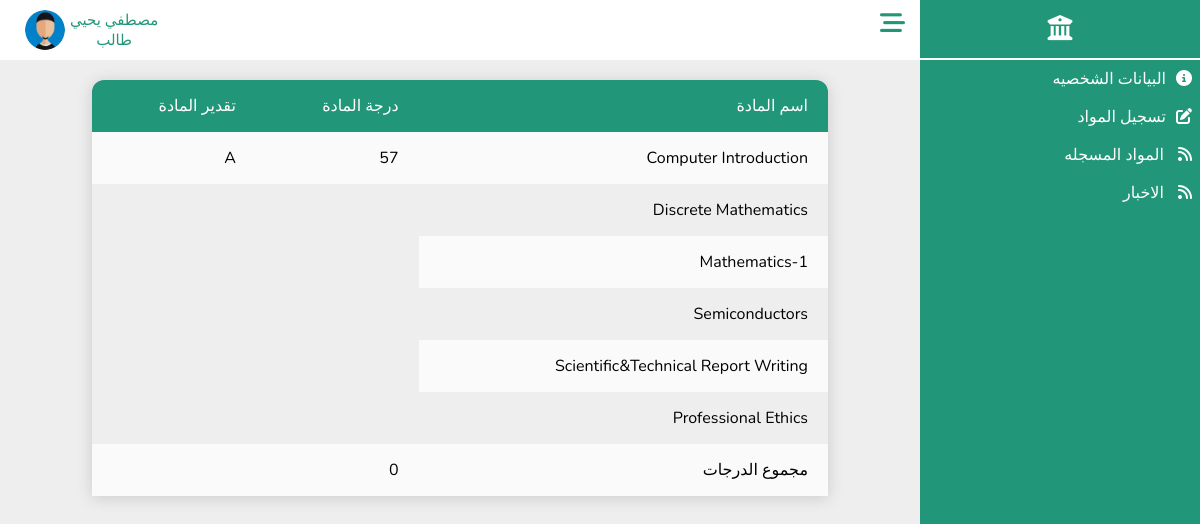
The page /Students/subject_registration.php (signed in) on the database as committed earlier.
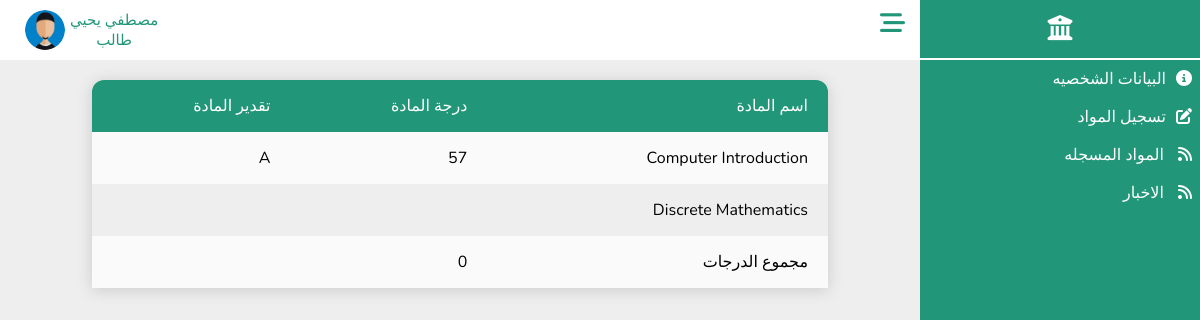
The same page on the database as committed later.
### tables this page shows
CREATE TABLE `course_registration` (
  `ID` int(11) NOT NULL,
  `Student_ID` int(11) NOT NULL,
  `Subject_Name` varchar(100) NOT NULL,
  `Registration` tinyint(1) NOT NULL,
  `Subject_Status` double NOT NULL
);

CREATE TABLE `subject_marks` (
  `ID` int(11) NOT NULL,
  `Student_ID` int(11) NOT NULL,
  `Subject_Name` varchar(100) NOT NULL,
  `Subject_Marks` double DEFAULT NULL,
  `Subject_Midterm` double DEFAULT NULL,
  `Subject_Quiz` double DEFAULT NULL,
  `Subject_Attendance` double DEFAULT NULL,
  `Total_Marks` double DEFAULT NULL
);

### Students/subject_registration.php (the view, shortened to what this page needs)
<?php
include_once("../DataBase/database.php");
 $ID = $_SESSION['student_id'];
 $data1=$con->query("SELECT * FROM `course_registration` WHERE Student_ID='$ID'
 AND Registration=1");
 $data1=$data1->fetchAll(PDO::FETCH_ASSOC);
 $data2=$con->query("SELECT * FROM `subject_marks` WHERE Student_ID='$ID'");
 $data2=$data2->fetchAll(PDO::FETCH_ASSOC);
?>
<html lang="en">
<head>
    <link rel="stylesheet" href="../CssComponent/all.min.css">
    <link rel="stylesheet" href="../CssComponent/Dashboard.css">
</head>
<body>
    <?php include_once("../Components/Dashboard.php") ?>
    <section class="section">
        <?php include_once("../Components/NavBar.php"); ?>
        <div class="container">
        <table>
        <thead>
          <tr>
            <th>اسم المادة</th>
            <th>درجة المادة</th>
            <th>تقدير المادة</th>
          </tr>
        </thead>
        <tbody>
            <?php   foreach($data1 as $d1){?>
        <tr>
            <td><?php echo $d1['Subject_Name'] ?> </td>
            <?php foreach($data2 as $d2){
             if($d1['Subject_Name']==$d2['Subject_Name']) { ?>
            <td><?php echo $d2['Total_Marks'] ?> </td>
            <td>A</td>
            <?php } } ?>
        </tr>
        <?php } ?>
        </tbody>
        <tfoot>
          <tr>
            <td>مجموع الدرجات</td>
            <td colspan="2">0</td>
          </tr>
        </tfoot>
      </table>
        </div>
    </section>
</body>
</html>

Rows that differ between the two databases and show on the page:
no longer on this page (row edited): course_registration: Subject_Name "Mathematics-1"
no longer on this page (row edited): course_registration: Subject_Name "Semiconductors"
no longer on this page (row edited): course_registration: Subject_Name "Scientific&Technical Report Writing"
no longer on this page (row edited): course_registration: Subject_Name "Professional Ethics"
